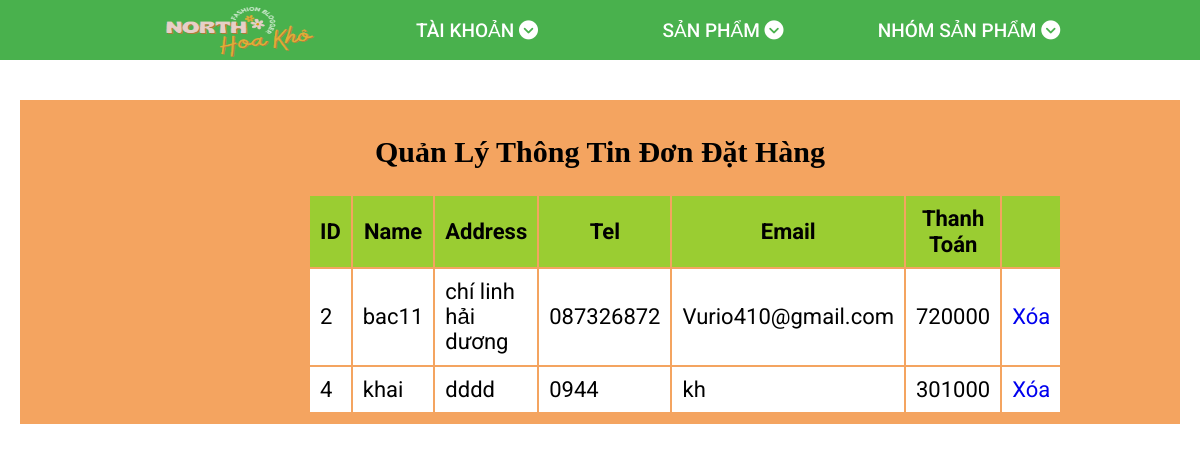
/bill_admin.php, run on the app's committed database.
### tables this page shows
CREATE TABLE `bill` (
  `id` int(12) NOT NULL,
  `name` varchar(200) NOT NULL,
  `address` varchar(200) NOT NULL,
  `tel` varchar(50) NOT NULL,
  `email` varchar(100) NOT NULL,
  `total` int(12) NOT NULL,
  `pttt` tinyint(1) NOT NULL
);

### ketnoi.php (called while the page is built, shortened)
<?php
   class ketnoi{
   private    $servername = "localhost";
   private  $username = "root";
   private   $password = "";
   private  $dbname = "webbanhoa";
    function __construct(){
    $this->conn = mysqli_connect( $this->servername,  $this->username,  $this->password,  $this->dbname);
}}
    ?>

### function_bill_admin.php (called while the page is built, shortened)
<?php
include "ketnoi.php";
class bill extends ketnoi{
    function hienthi(){
        $sql = "SELECT * FROM `bill` ";
        $result = mysqli_query($this->conn,$sql);
        return $result;
    }
}
?>

### bill_admin.php (the view, shortened to what this page needs)
<?php include "headerquantri.php";?>
<?php
   include "function_bill_admin.php";
$bill = new bill();
$result = $bill->hienthi();
$count= mysqli_num_rows($result);
    ?>
<!DOCTYPE html>
<html lang="en">
<head>
</head>
<body>
    <div class="example">
        <div class="container">
            <div class="row">
                <h2>Quản Lý Thông Tin Đơn Đặt Hàng</h2>
                <table class="table table-bordered">
                    <thead>
                        <tr>
                            <th>ID</th>
                            <th>Name</th>
                            <th>Address</th>
                            <th>Tel</th>
                            <th>Email</th>
                            <th>Thanh Toán</th>
                            <th></th>
                        </tr>
                    </thead>
                    <tbody>
                        <?php if ($count > 0){
                        while ($row = mysqli_fetch_assoc($result)) { ?>
                            <tr>
                                <td>
                                    <?PHP echo $row["id"] ?>
                                </td>
                                <td>
                                    <?PHP echo $row["name"] ?>
                                </td>
                                <td>
                                    <?PHP echo $row["address"] ?>
                                </td>
                                <td>
                                    <?PHP echo $row["tel"] ?>
                                </td>
                                <td>
                                    <?PHP echo $row["email"] ?>
                                </td>
                                <td>
                                <?PHP echo $row["total"]*1000 ?>
                                </td>
                                <td>
                                   <a href="xoabill.php?id=<?PHP echo $row["id"] ?>" style="text-decoration: none">Xóa</a>
                                </td>
                            </tr>
                        <?PHP
                    }
                     } ?>
                    </tbody>
                </table>
            </div>
        </div>
    </div>
</body>
</html>

### assets/css/grid.css (style rules this page uses)
.row { display: flex; flex-wrap: wrap; margin-left: -4px; margin-right: -4px; }
@media (min-width: 740px) { .row { margin-left: -8px; margin-right: -8px; } }
@media (min-width: 1113px) { .row { margin-left: -12px; margin-right: -12px; } }

### assets/css/main.css (style rules this page uses)
.container { margin-top: 40px; }

### assets/css/base.css (style rules this page uses)
:root { --green-color:#49b14d; --white-color:#fff; --black-color:#000; --header-height:180px; --header-top-height:38px; --header-center-height: 80px; --header-bottom-height:calc(var(--header-height) - (var(--header-top-height) + var(--header-center-height))) }
* { box-sizing: border-box; }
html { font-size: 62.5%; font-family: 'Roboto', sans-serif; line-height: 1.6rem; margin: 0 auto; }

### bill_admin.php (style rules this page uses)
.container { background-color: sandybrown; padding-bottom: 10px; }
.container th,.container tr,.container h2,.container td { color: black; border-color: black; }
.container th { text-align: center; background-color: yellowgreen; border-color: black !important; }
.container h2 { text-align: center; width: 100%; padding-top: 10px; font-weight: 700; font-family: Cambria, Cochin, Georgia, Times, 'Times New Roman', serif; font-size: 30px; }
.container td { background-color: white; }
.example { padding: 0px 20px 0px 20px; }
.table { padding: 0px 150px 0px 300px !important; font-size: 22px; }
th,td { padding: 10px !important; }

### data on the page
bill: id "2", name "bac11", address "chí linh hải dương", tel "087326872", email "Vurio410@gmail.com", $row['total']*1000 "720000"
bill: id "4", name "khai", address "dddd", tel "0944", email "kh", $row['total']*1000 "301000"
